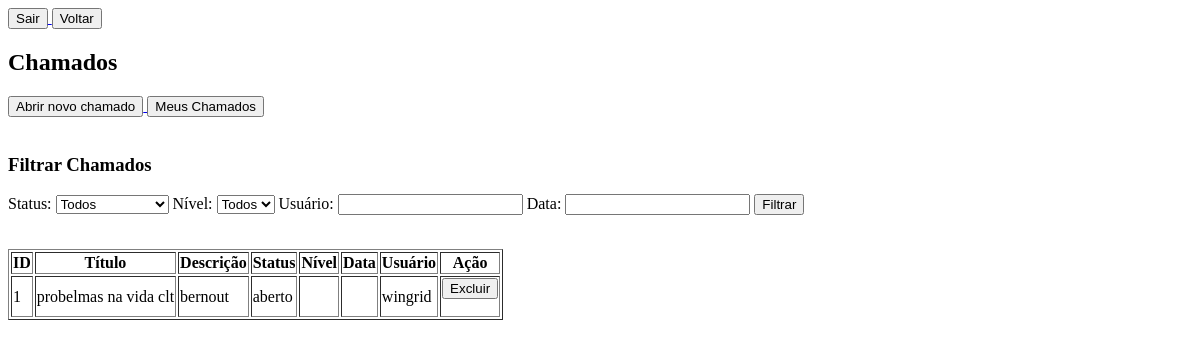
The app's page /chamados (signed in), older data.
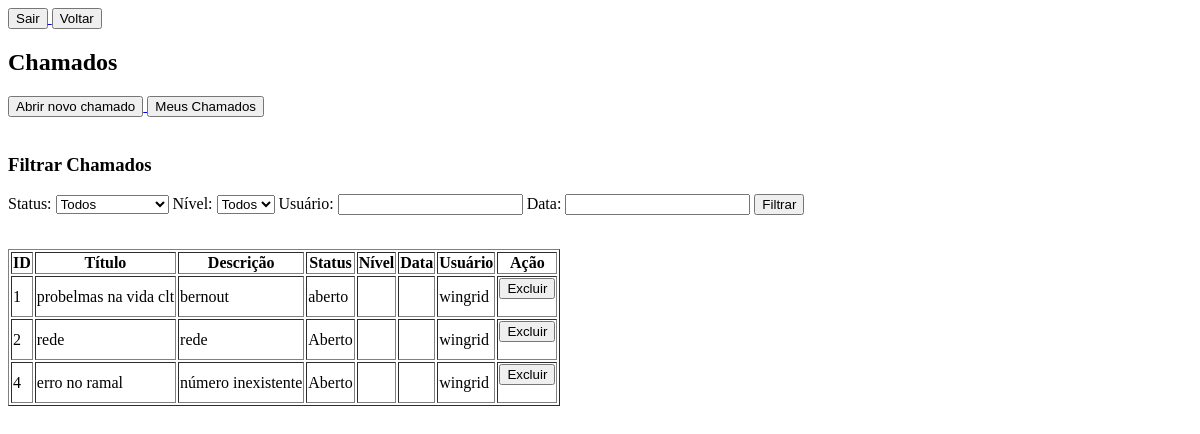
The same page, newer data.
### tables this page shows
CREATE TABLE chamados (
    id INTEGER PRIMARY KEY AUTOINCREMENT,
    titulo TEXT NOT NULL,
    descricao TEXT NOT NULL,
    status TEXT NOT NULL,
    usuario TEXT NOT NULL
);

### web.py (the view)
@app.route("/chamados")
def listar_chamados():
    if "usuario" not in session:
        flash("Você precisa estar logado!")
        return redirect(url_for("login"))
    status = request.args.get("status")
    nivel = request.args.get("nivel")
    data = request.args.get("data")
    usuario_filtro = request.args.get("usuario")
    conexao = get_db_connection()
    cursor = conexao.cursor()
    query = "SELECT * FROM chamados WHERE 1=1"
    params = []
    if session["tipo"] == "usuario":
        query += " AND usuario = ?"
        params.append(session["usuario"])
    if status:
        query += " AND status = ?"
        params.append(status)
    if nivel:
        query += " AND nivel = ?"
        params.append(nivel)
    if usuario_filtro and session["tipo"] != "usuario":
        query += " AND usuario LIKE ?"
        params.append(f"%{usuario_filtro}%")
    if data:
        query += " AND data LIKE ?"
        params.append(f"%{data}%")
    cursor.execute(query, params)
    chamados = cursor.fetchall()
    conexao.close()
    return render_template("listar_chamados.html", chamados=chamados)

### web.py (called while the page is built)
def get_db_connection():
    BASE_DIR = os.path.dirname(os.path.abspath(__file__))
    db_path = os.path.join(BASE_DIR, "database.db")
    conn = sqlite3.connect(db_path)
    conn.row_factory = sqlite3.Row
    return conn

### templates/listar_chamados.html (shortened to what this page needs)
<a href="/logout">
    <button>Sair</button>
</a>
<button onclick="history.back()">Voltar</button>
<h2>Chamados</h2>
<a href="/abrir_chamado">
    <button>Abrir novo chamado</button>
</a>
<a href="/meus_chamados">
    <button>Meus Chamados</button>
</a>
<h3>Filtrar Chamados</h3>
<form method="GET" action="/chamados">
    <label>Status:</label>
    <select name="status">
        <option value="">Todos</option>
    </select>
    <label>Nível:</label>
    <select name="nivel">
        <option value="">Todos</option>
    </select>
    <label>Usuário:</label>
    <input type="text" name="usuario">
    <label>Data:</label>
    <input type="text" name="data">
    <button type="submit">Filtrar</button>
</form>
<table border="1">
    <tr>
        <th>ID</th>
        <th>Título</th>
        <th>Descrição</th>
        <th>Status</th>
        <th>Nível</th>
        <th>Data</th>
        <th>Usuário</th>
        <th>Ação</th>
    </tr>
    {% for chamado in chamados %}
    <tr>
        <td>{{ chamado["id"] }}</td>
        <td>{{ chamado["titulo"] }}</td>
        <td>{{ chamado["descricao"] }}</td>
        <td>{{ chamado["status"] }}</td>
        <td>{{ chamado["nivel"] }}</td>
        <td>{{ chamado["data"] }}</td>
        <td>{{ chamado["usuario"] }}</td>
<td>
    {% if session["tipo"] != "usuario" or chamado["usuario"] == session["usuario"] %}
    <form action="/deletar_chamado/{{ chamado['id'] }}" method="POST">
        <button type="submit">Excluir</button>
    </form>
    {% endif %}
</td>
    </tr>
    {% endfor %}
</table>

Row changes from the older to the newer data that the page shows:
added chamados: id "2", titulo "rede", descricao "rede", status "Aberto", usuario "wingrid"
added chamados: id "4", titulo "erro no ramal", descricao "número inexistente", status "Aberto", usuario "wingrid"
